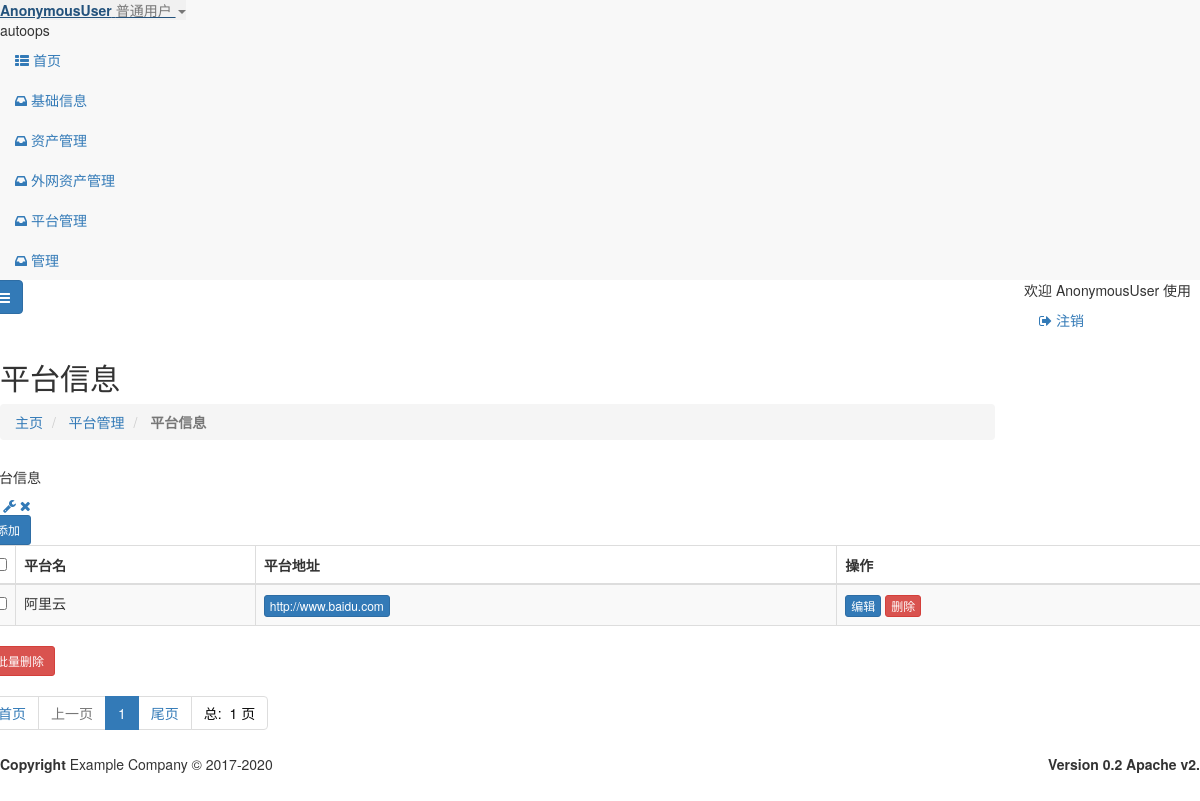
The app's page /pfdb/pfdb.html, older data.
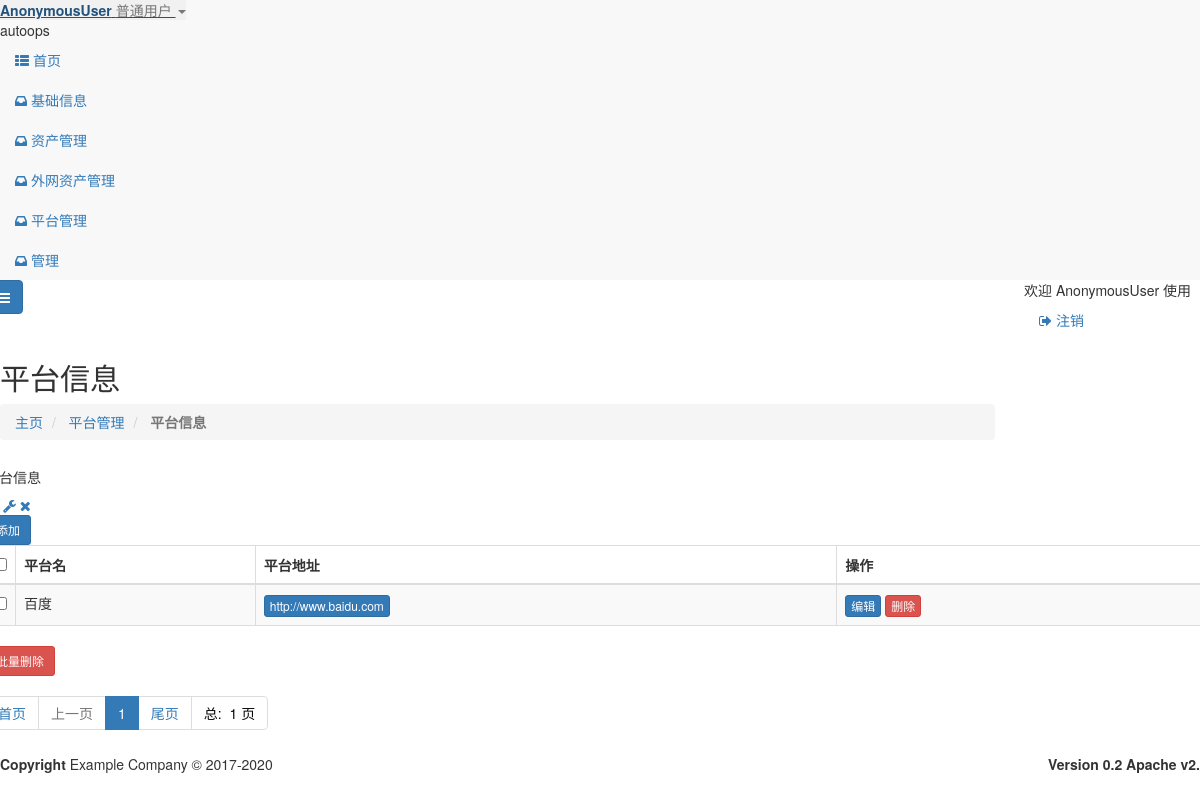
The same page, newer data.
### pfdb/models.py (models this page shows, shortened)
class pfdb(models.Model):
    id = models.AutoField(primary_key=True,verbose_name="id")
    platfrom_name = models.CharField(max_length=64,verbose_name="平台名称")
    platfrom_url = models.URLField(max_length=128,verbose_name="平台地址")
    class Meta:
        db_table ="pfdb"
        verbose_name="平台管理"
        verbose_name_plural = '平台管理'

### pfdb/views.py (the view)
# urls.py: path('pfdb.html',views.PlatfromList.as_view(),name='pfdb_list'),
class PlatfromList(ListView,LoginRequiredMixin):
    model = pfdb
    template_name = 'pfdb/pfdb.html'
    paginate_by = settings.DISPLAY_PER_PAGE
    context_object_name = 'pfdb_list'

### templates/pfdb/pfdb.html (shortened to what the changed rows need)
{% extends "base.html" %}
{% load  static %}
{% block page-content %}
    <div class="row wrapper border-bottom white-bg page-heading ">
        <div class="col-lg-10">
            <h2>平台信息</h2>
        </div>
    </div>
    <div class="wrapper wrapper-content animated fadeInRight">
        <div class="row">
            <div  id="split-right">
                <div class="ibox float-e-margins">
                    <div class="ibox-content">
                        <div class="table-responsive">
                            <form id="del_form_pfdb_all" class="form-horizontal  " method="post">
                                <table class="table table-striped table-bordered table-hover dataTables-pfdb">
                                    <thead>
                                    <tr>
                                        <th width="20"><input type="checkbox" id="CheckedAll"></th>
                                        <th>平台名</th>
                                        <th>平台地址</th>
                                        <th>操作</th>
                                    </tr>
                                    </thead>
                                    <tbody>
                                    {% for   row   in   pfdb_list %}
                                        <tr class="gradeA" id="{{ row.id }}">
                                            <td><input type="checkbox" value="{{ row.id }}" name="id"></td>
                                            <td class="center">{{ row.platfrom_name}}</td>
                                            <td class="center">
                                                <a class="btn btn-primary  btn-xs " href="{{ row.platfrom_url }}" target=_blank>{{ row.platfrom_url}}</a>
                                                </td>
                                            <td><a class="btn btn-primary  btn-xs " href="{% url  "pfdb:pfdb_update" pk=row.id %}" >编辑</a>
                                                <a class="btn btn-danger  btn-xs  pfdb_del">删除</a>
                                            </td>
                                        </tr>
                                    {% endfor %}
                                    </tbody>
                                </table>
                            </form>
                        </div>
                    </div>
                </div>
            </div>
        </div>
    </div>
{% endblock %}

Row changes from the older to the newer data that the page shows:
changed pfdb "http://www.baidu.com": platfrom_name "阿里云" → "百度"
